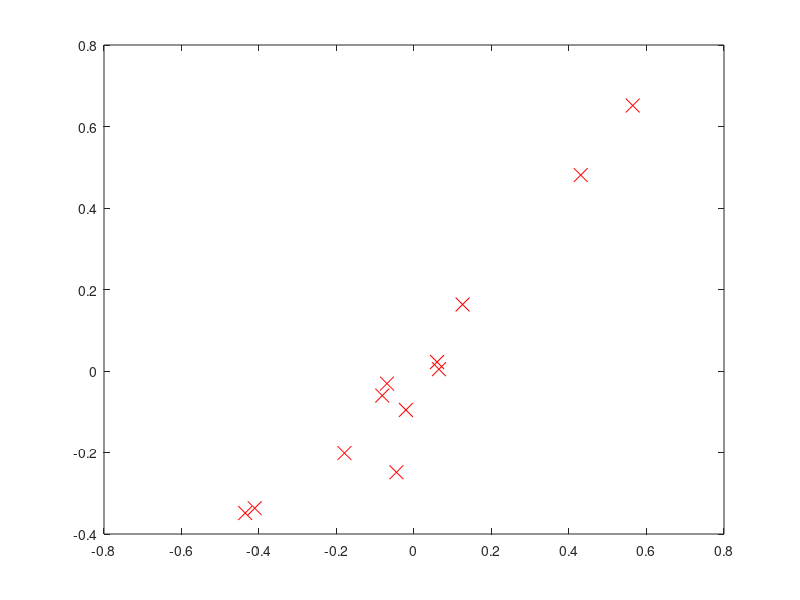

Source code (MATLAB):
% Dataset for Brain Weight to Body Weight
close all;
clear all;
clc;

% Load the data
data = load('Dataset.txt');
x = data(:,2:3);
y = data(:,4);

%{ 
  Data being multi feature hence needs to be normalised 
  We have three ways to normalise the data:
  1. Feature scaling
  2. Mean normalization
  3. Unit length scaling 
%}

col_1 = x(:,1);
mu_1 = mean(col_1);
max_1 = max(col_1);
min_1 = min(col_1);

for i = 1 : length(col_1)
  col_1(i) = (col_1(i) - mu_1)/(max_1 - min_1);
end

col_2 = x(:,2);
mu_2 = mean(col_2);
max_2 = max(col_2);
min_2 = min(col_2);

for i = 1 : length(col_2)
  col_2(i) = (col_2(i) - mu_2)/(max_2 - min_2);
end

X = [ones(length(x),1), col_1, col_2];

% Plot the data
plot(col_1,col_2,'rx','MarkerSize',10);

% Calculating Theta
% Method 1: Batch Gradient Descent
iteration = 1000;
alpha = 0.01;
theta = zeros(3,1);
cost = 0;
m = length(y);

for i = 1 : iteration
  theta -= (alpha/m)*(X'*(X * theta - y));
  cost = 1/(2*m) *sum(((X*theta - y).^2));
end

% Method 2: Normal Equation
thetaN = pinv(X'*X)*X'*y;

% Make predictions on theta and thetaN
predict = [1 50 50]*theta
predictN = [1 50 50]*thetaN